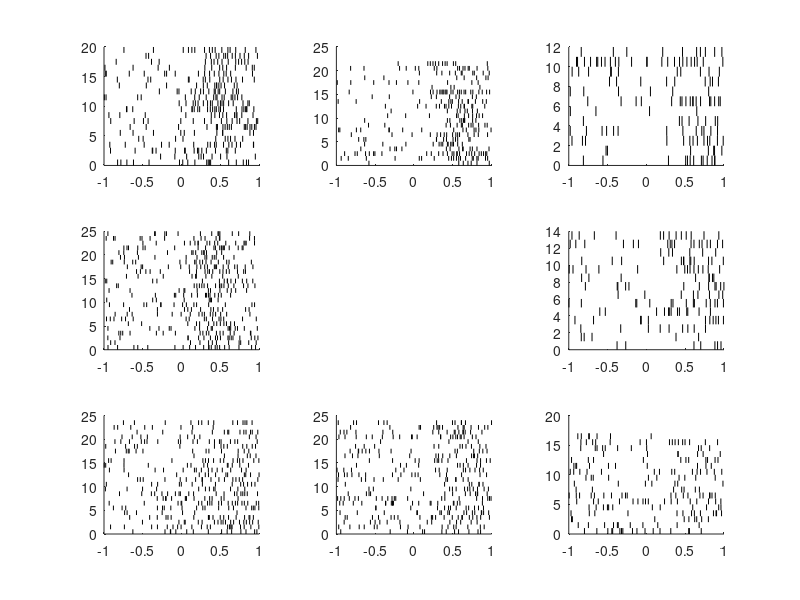

Recreate this plot in MATLAB. (Note: a time limit stopped this script after it produced the figure.)
load('Project2.mat');
%
neuron1=neuron(1).times;
neuron2=neuron(2).times;
%gets times
 for k=1:2
     if k==1
         neuron=neuron1;
     else
         neuron=neuron2;
     end
graph=[6 3 2 1 4 7 8 9];
for i=1:8
    indDir=find(direction==i); %which trials deal with movement num
    trials=length(indDir); %number of trials for that movement
    subplot(3,3,graph(i)); hold on;
for j=1:trials
   spikeTimes=[neuron(find(neuron>go(indDir(j))-1 & neuron<go(indDir(j))+1))-go(indDir(j))]';
   n=length(spikeTimes);
%finds times 1 sec before and after fire
plot([spikeTimes; spikeTimes], [ones(1,n)*j-1; ones(1,n)*j], 'k-');
end
end
bin=0.02;
win=1;
half=[];
edgesPeri=-win:bin:win;
positions=[0 45 90 135 180 225 270 315];

figure;
peth=zeros(length(edgesPeri),8);
graph=[6 3 2 1 4 7 8 9];
for i=1:8
    indDir=find(direction==i);
    trial=length(indDir);
    subplot(3,3,graph(i)); hold on;
    for j=1:trial
        spikeTimes=[neuron(find(neuron>go(indDir(j))-1 & neuron<go(indDir(j))+1))-go(indDir(j))]';
        peth(:,i)= peth(:, i) +[histc(spikeTimes,edgesPeri,2)]'/trial/bin;
    end
    half=[ half sum(peth(51:length(edgesPeri),i))/trial];
    subplot(3,3,graph(i));
    bar(edgesPeri,peth(:, i));
end
figure;
scatter(positions,half,'k*');
xlabel('Orientation [degrees]');
ylabel('Firing Rate [Hz]');
hold on;
fit=polyfit(positions,half,2);
x2=linspace(min(positions),max(positions),315);
plot(polyval(fit,x2));
 end
